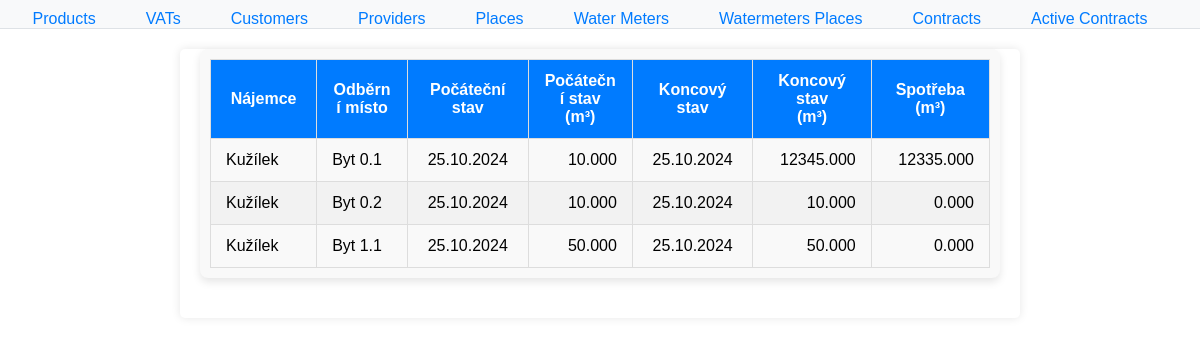
/water/contracts/active/, run on an earlier commit of the app's database.
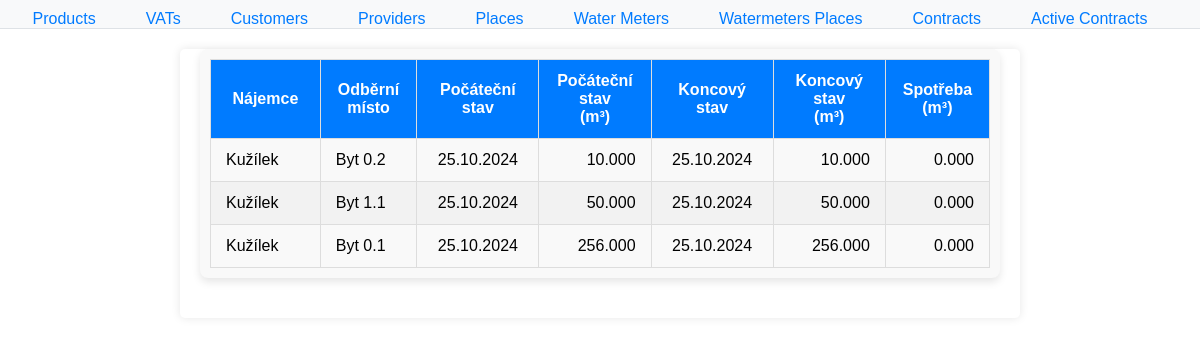
And on a later commit of the database.
### water/models.py (models this page shows, shortened)
class Contract(models.Model):
    contract_id = models.AutoField(primary_key=True)
    customer = models.ForeignKey(Customer, on_delete=PROTECT)  # Prevent deletion of a customer if it's connected to a contract
    watermeters_places = models.ForeignKey(WatermetersPlaces, on_delete=PROTECT)  # Prevent deletion of a watermeter if it's connected to a contract
    provider = models.ForeignKey('Provider', on_delete=PROTECT, null=True, blank=True) # Add ForeignKey to Provider
    contract_start_day = models.DateTimeField()
    contract_end_day = models.DateTimeField(blank=True, null=True)
    class Meta:
        db_table = 'Contracts'  # Specify the existing table name

class Customer(models.Model):
    customer_id = models.AutoField(primary_key=True)
    first_name = models.CharField(max_length=100)
    family_name = models.CharField(max_length=100)
    street = models.CharField(max_length=100)
    street_no = models.CharField(max_length=10)
    city = models.CharField(max_length=100)
    zip = models.CharField(max_length=20)
    email = models.EmailField(unique=True)  # Ensure email is unique
    phone = models.CharField(max_length=20)
    class Meta:
        db_table = 'Customers'  # Specify the existing table name

class WatermetersPlaces(models.Model):
    watermeters_places_id = models.AutoField(primary_key=True)
    watermeter = models.OneToOneField(Watermeter, on_delete=models.CASCADE)  # One-to-One relationship
    place = models.OneToOneField(Place, on_delete=models.CASCADE)
    class Meta:
        db_table = 'Watermeters_Places'  # Specify the existing table name
        unique_together = (('watermeter', 'place'),)  # Ensure the Watermeter-Place combination is unique

class Place(models.Model):
    place_id = models.AutoField(primary_key=True)
    place_name = models.CharField(max_length=100)
    street = models.CharField(max_length=100)
    street_no = models.CharField(max_length=10)
    city = models.CharField(max_length=100)
    class Meta:
        db_table = 'Places'

class WaterConsumption(models.Model):
    water_consumption_id = models.AutoField(primary_key=True)
    contract = models.ForeignKey(Contract, on_delete=models.CASCADE)  # ForeignKey to Contract
    reading_datetime = models.DateTimeField()
    reading_value = models.FloatField()
    flag = models.CharField(max_length=10, choices=[('start', 'start'), ('end', 'end'), ('pending', 'pending')])
    class Meta:
        db_table = 'Water_Consumptions'  # Specify the existing table name
        unique_together = (('contract', 'reading_datetime'),)  # Ensure unique combination of contract and reading_datetime

### water/views.py (the view)
# urls.py: path('contracts/active/', views.active_contracts, name='contracts_active_list'),
def active_contracts(request):
    contracts = Contract.objects.filter(contract_end_day__isnull=True).select_related('customer', 'watermeters_places')
    data = []
    for contract in contracts:
        start_detail = contract.waterconsumption_set.filter(flag='start').first()
        pending_detail = contract.waterconsumption_set.filter(flag='pending').first()
        if start_detail and pending_detail:
            if start_detail.reading_value == pending_detail.reading_value:
                difference = 0
            else:
                difference = pending_detail.reading_value - start_detail.reading_value
        else:
            difference = None
        data.append({
            'contract': contract,
            'start_detail': start_detail,
            'pending_detail': pending_detail,
            'difference': difference
        })
    return render(request, 'water/contracts_active_list.html', {
        'contracts': data
    })

### water/templates/water/contracts_active_list.html (shortened to what this page needs)
{% extends "water/base.html" %}
{% block content %}
<div class="table-container">
    <table style="width: 100%; border-collapse: collapse;">
        <thead>
            <tr>
                <th class="narrow-column">Nájemce</th>
                <th class="narrow-column">Odběrní místo</th>
                <th class="narrow-column">Počáteční stav</th>
                <th class="narrow-column">Počáteční stav <br>(m³)</th>
                <th class="narrow-column">Koncový stav</th>
                <th class="narrow-column">Koncový stav <br>(m³)</th>
                <th class="narrow-column">Spotřeba <br>(m³)</th>
            </tr>
        </thead>
        <tbody>
            {% for entry in contracts %}
            <tr>
                <td class="align-left">{{ entry.contract.customer.family_name }}</td>
                <td class="align-left">{{ entry.contract.watermeters_places.place.place_name }}</td>
                <td style="text-align: center;">{{ entry.start_detail.reading_datetime|date:"d.m.Y" }}</td>
                <td class="align-right">{{ entry.start_detail.reading_value|floatformat:3 }}</td>
                <td style="text-align: center;">{{ entry.pending_detail.reading_datetime|date:"d.m.Y" }}</td>
                <td class="align-right">{{ entry.pending_detail.reading_value|floatformat:3 }}</td>
                <td class="align-right">
                    {% if entry.difference is not None %}
                        {{ entry.difference|floatformat:3 }}
                    {% else %}
                        0.000
                    {% endif %}
                </td>
            </tr>
            {% endfor %}
        </tbody>
    </table>
</div>
{% endblock %}

What changed in the data, as far as the page shows it:
no longer on this page (row edited): Contract: contract.customer.family_name "Kužílek", contract.watermeters_places.place.place_name "Byt 0.1", start_detail.reading_datetime "25.10.2024", start_detail.reading_value "10.000", pending_detail.reading_datetime "25.10.2024", pending_detail.reading_value "12345.000", difference "12335.000"
added Contract: contract.customer.family_name "Kužílek", contract.watermeters_places.place.place_name "Byt 0.1", start_detail.reading_datetime "25.10.2024", start_detail.reading_value "256.000", pending_detail.reading_datetime "25.10.2024", pending_detail.reading_value "256.000", difference "0.000"
